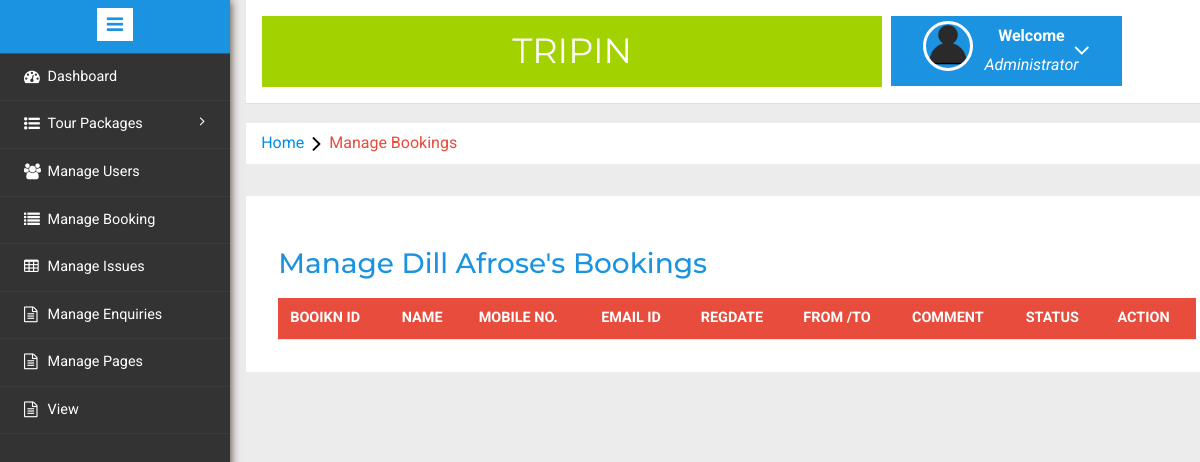
The page /admin/user-bookings.php?uid=dill@gmail.com&&uname=Dill Afrose (signed in) on the database as committed earlier.
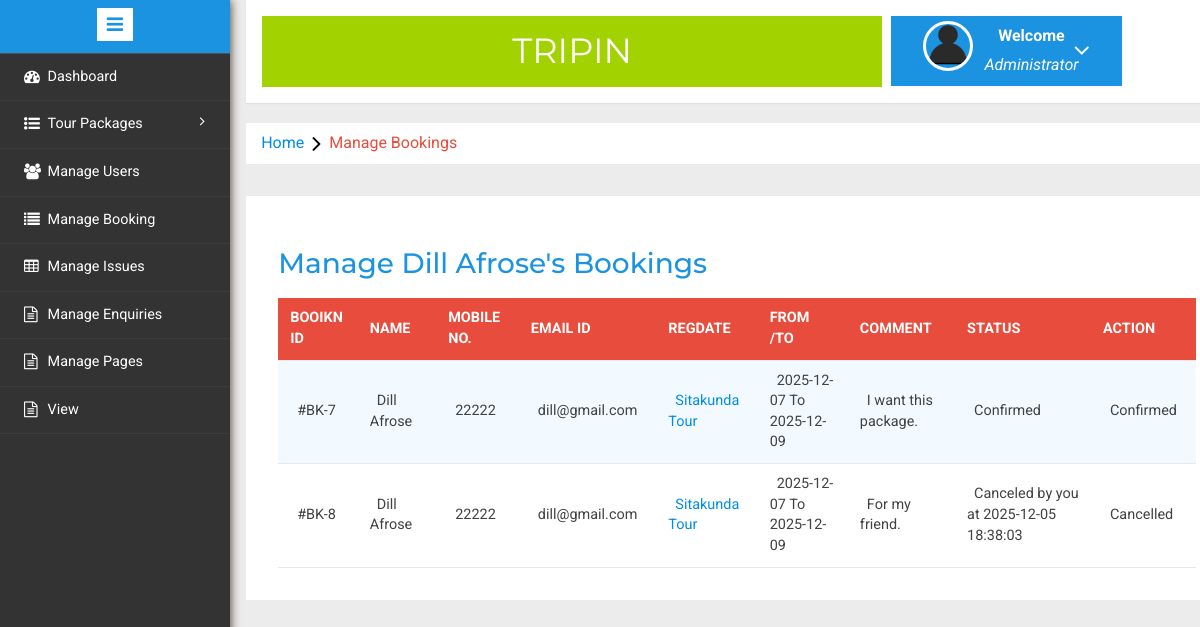
The same page on the database as committed later.
### tables this page shows
CREATE TABLE `tblbooking` (
  `BookingId` int(11) NOT NULL,
  `PackageId` int(11) DEFAULT NULL,
  `UserEmail` varchar(100) DEFAULT NULL,
  `FromDate` varchar(100) DEFAULT NULL,
  `ToDate` varchar(100) DEFAULT NULL,
  `Comment` mediumtext DEFAULT NULL,
  `RegDate` timestamp NULL DEFAULT current_timestamp(),
  `status` int(11) DEFAULT NULL,
  `CancelledBy` varchar(5) DEFAULT NULL,
  `UpdationDate` timestamp NULL DEFAULT NULL ON UPDATE current_timestamp()
);

CREATE TABLE `tblusers` (
  `id` int(11) NOT NULL,
  `FullName` varchar(100) DEFAULT NULL,
  `MobileNumber` char(10) DEFAULT NULL,
  `EmailId` varchar(70) DEFAULT NULL,
  `Password` varchar(100) DEFAULT NULL,
  `RegDate` timestamp NULL DEFAULT current_timestamp(),
  `UpdationDate` timestamp NULL DEFAULT NULL ON UPDATE current_timestamp()
);

CREATE TABLE `tbltourpackages` (
  `PackageId` int(11) NOT NULL,
  `PackageName` varchar(200) DEFAULT NULL,
  `PackageType` varchar(150) DEFAULT NULL,
  `PackageLocation` varchar(100) DEFAULT NULL,
  `PackagePrice` int(11) DEFAULT NULL,
  `PackageFetures` varchar(255) DEFAULT NULL,
  `PackageDetails` mediumtext DEFAULT NULL,
  `PackageImage` varchar(100) DEFAULT NULL,
  `Creationdate` timestamp NULL DEFAULT current_timestamp(),
  `UpdationDate` timestamp NULL DEFAULT NULL ON UPDATE current_timestamp()
);

### admin/user-bookings.php (the view, shortened to what this page needs)
<?php
include('includes/config.php');
if(strlen($_SESSION['alogin'])==0)
	{
header('location:index.php');
}
else{
	?>
<!DOCTYPE HTML>
<html>
<head>
<link href="css/bootstrap.min.css" rel='stylesheet' type='text/css' />
<link href="css/style.css" rel='stylesheet' type='text/css' />
<link rel="stylesheet" href="css/morris.css" type="text/css"/>
<link href="css/font-awesome.css" rel="stylesheet">
<link rel="stylesheet" type="text/css" href="css/table-style.css" />
<link rel="stylesheet" type="text/css" href="css/basictable.css" />
<link rel="stylesheet" href="css/icon-font.min.css" type='text/css' />
</head>
<body>
   <div class="page-container">
<div class="left-content">
	   <div class="mother-grid-inner">
				<?php include('includes/header.php');?>
				</div>
<ol class="breadcrumb">
                <li class="breadcrumb-item"><a href="index.html">Home</a><i class="fa fa-angle-right"></i>Manage Bookings</li>
            </ol>
<div class="agile-grids">
				<div class="agile-tables">
					<div class="w3l-table-info">
					  <h2>Manage <?php echo $_GET['uname'];?>'s Bookings</h2>
					    <table id="table">
						<thead>
						  <tr>
						  <th>Booikn id</th>
							<th>Name</th>
							<th>Mobile No.</th>
							<th>Email Id</th>
							<th>RegDate </th>
							<th>From /To </th>
							<th>Comment </th>
							<th>Status </th>
							<th>Action </th>
						  </tr>
						</thead>
						<tbody>
<?php $uid=$_GET['uid'];
$sql = "SELECT tblbooking.BookingId as bookid,tblusers.FullName as fname,tblusers.MobileNumber as mnumber,tblusers.EmailId as email,tbltourpackages.PackageName as pckname,tblbooking.PackageId as pid,tblbooking.FromDate as fdate,tblbooking.ToDate as tdate,tblbooking.Comment as comment,tblbooking.status as status,tblbooking.CancelledBy as cancelby,tblbooking.UpdationDate as upddate from  tblbooking
 left join tblusers  on  tblbooking.UserEmail=tblusers.EmailId
 left join tbltourpackages on tbltourpackages.PackageId=tblbooking.PackageId where tblbooking.UserEmail='$uid'";
$query = $dbh -> prepare($sql);
$query->execute();
$results=$query->fetchAll(PDO::FETCH_OBJ);
$cnt=1;
if($query->rowCount() > 0)
{
foreach($results as $result)
{				?>
						  <tr>
							<td>#BK-<?php echo htmlentities($result->bookid);?></td>
							<td><?php echo htmlentities($result->fname);?></td>
							<td><?php echo htmlentities($result->mnumber);?></td>
							<td><?php echo htmlentities($result->email);?></td>
							<td><a href="update-package.php?pid=<?php echo htmlentities($result->pid);?>"><?php echo htmlentities($result->pckname);?></a></td>
							<td><?php echo htmlentities($result->fdate);?> To <?php echo htmlentities($result->tdate);?></td>
								<td><?php echo htmlentities($result->comment);?></td>
								<td><?php if($result->status==0)
{
echo "Pending";
}
if($result->status==1)
{
echo "Confirmed";
}
if($result->status==2 and  $result->cancelby=='a')
{
echo "Canceled by you at " .$result->upddate;
}
?></td>
<?php if($result->status==2)
{
	?><td>Cancelled</td>
<?php } elseif($result->status==1)
{
	?><td>Confirmed</td>
<?php }?>
						  </tr>
						 <?php $cnt=$cnt+1;} }?>
						</tbody>
					  </table>
					</div>
			</div>
</div>
</div>
						<?php include('includes/sidebarmenu.php');?>
							</div>
</body>
</html>
<?php } ?>

Rows that differ between the two databases and show on the page:
now on this page (row edited): tblbooking: BookingId "7", tblusers.FullName "Dill Afrose", tblusers.MobileNumber "22222", tblusers.EmailId "dill@gmail.com", PackageId.PackageName "Sitakunda Tour", FromDate "2025-12-07", ToDate "2025-12-09", Comment "I want this package.", status "Confirmed"
now on this page (row edited): tblbooking: BookingId "8", tblusers.FullName "Dill Afrose", tblusers.MobileNumber "22222", tblusers.EmailId "dill@gmail.com", PackageId.PackageName "Sitakunda Tour", FromDate "2025-12-07", ToDate "2025-12-09", Comment "For my friend.", UpdationDate "2025-12-05 18:38:03", status "Cancelled"
